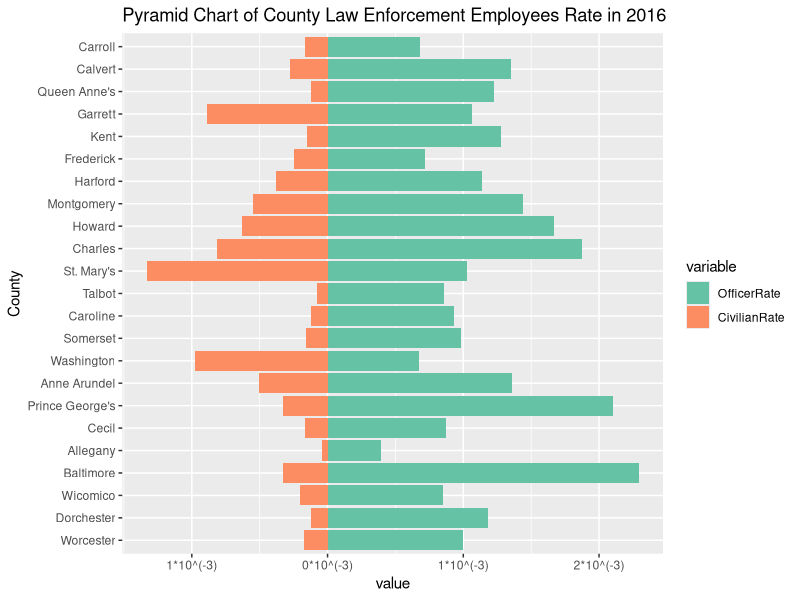

Write the R code that produced this figure.
require(ggplot2)
require(plyr)
require(reshape2)

test <- read.csv('Dataset6-Law Enforcement.csv')
name <- test$County

test <- melt(subset(test, select = -c(Population, Total.law.enforcement.employees, Total.officers, Total.civilians)), id=c("County"))

test$County <- factor(test$County, levels = rev(name))
ggplot(data=test,aes(x = County, fill = variable)) + 
ggtitle("Pyramid Chart of County Law Enforcement Employees Rate in 2016") +
geom_bar(aes(y = value), data = test[test$variable == 'OfficerRate', ], stat = 'identity') + 
geom_bar(aes(y = -value), data = test[test$variable == 'CivilianRate',], stat = 'identity') + 
scale_y_continuous(breaks = seq(-2, 2, 1), 
                     labels = paste0(as.character(c(2, 1, 0, 1, 2)), "*10^(-3)")) +
scale_fill_brewer(palette = "Set2") + 
coord_flip()
